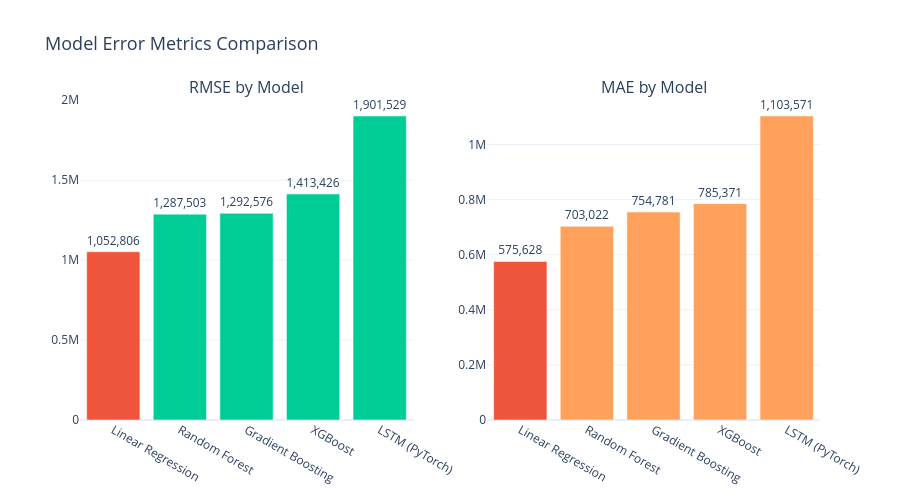

Here is the notebook cell this chart was saved with:
### Code cell
# Side-by-side subplot of RMSE and MAE for a complete model error comparison
fig_sub = make_subplots(
    rows=1, cols=2,
    subplot_titles=['RMSE by Model', 'MAE by Model']
)

fig_sub.add_trace(
    go.Bar(x=metrics_df['Model'], y=metrics_df['RMSE'],
           marker_color=rmse_colors, name='RMSE',
           text=[f"{v:,.0f}" for v in metrics_df['RMSE']],
           textposition='outside'),
    row=1, col=1
)
fig_sub.add_trace(
    go.Bar(x=metrics_df['Model'], y=metrics_df['MAE'],
           marker_color=['#EF553B' if m == best_model_name else '#FFA15A' for m in metrics_df['Model']],
           name='MAE',
           text=[f"{v:,.0f}" for v in metrics_df['MAE']],
           textposition='outside'),
    row=1, col=2
)

fig_sub.update_layout(
    title=dict(text='Model Error Metrics Comparison', font=dict(size=18)),
    template='plotly_white',
    height=500,
    showlegend=False
)
fig_sub.show()

### Figure 1 — Plotly figure (JSON) as saved in the notebook; plotly's stock layout.template omitted (floating-point values rounded to 4 significant figures)
{"data": [{"marker": {"color": ["#EF553B", "#00CC96", "#00CC96", "#00CC96", "#00CC96"]}, "name": "RMSE", "text": ["1,052,806", "1,287,503", "1,292,576", "1,413,426", "1,901,529"], "textposition": "outside", "type": "bar", "x": ["Linear Regression", "Random Forest", "Gradient Boosting", "XGBoost", "LSTM (PyTorch)"], "xaxis": "x", "y": [1053000.0, 1288000.0, 1293000.0, 1413000.0, 1902000.0], "yaxis": "y"}, {"marker": {"color": ["#EF553B", "#FFA15A", "#FFA15A", "#FFA15A", "#FFA15A"]}, "name": "MAE", "text": ["575,628", "703,022", "754,781", "785,371", "1,103,571"], "textposition": "outside", "type": "bar", "x": ["Linear Regression", "Random Forest", "Gradient Boosting", "XGBoost", "LSTM (PyTorch)"], "xaxis": "x2", "y": [575600.0, 703000.0, 754800.0, 785400.0, 1104000.0], "yaxis": "y2"}], "layout": {"annotations": [{"font": {"size": 16}, "showarrow": false, "text": "RMSE by Model", "x": 0.225, "xanchor": "center", "xref": "paper", "y": 1, "yanchor": "bottom", "yref": "paper"}, {"font": {"size": 16}, "showarrow": false, "text": "MAE by Model", "x": 0.775, "xanchor": "center", "xref": "paper", "y": 1, "yanchor": "bottom", "yref": "paper"}], "height": 500, "showlegend": false, "title": {"font": {"size": 18}, "text": "Model Error Metrics Comparison"}, "xaxis": {"anchor": "y", "domain": [0, 0.45]}, "xaxis2": {"anchor": "y2", "domain": [0.55, 1]}, "yaxis": {"anchor": "x", "domain": [0, 1]}, "yaxis2": {"anchor": "x2", "domain": [0, 1]}}}
